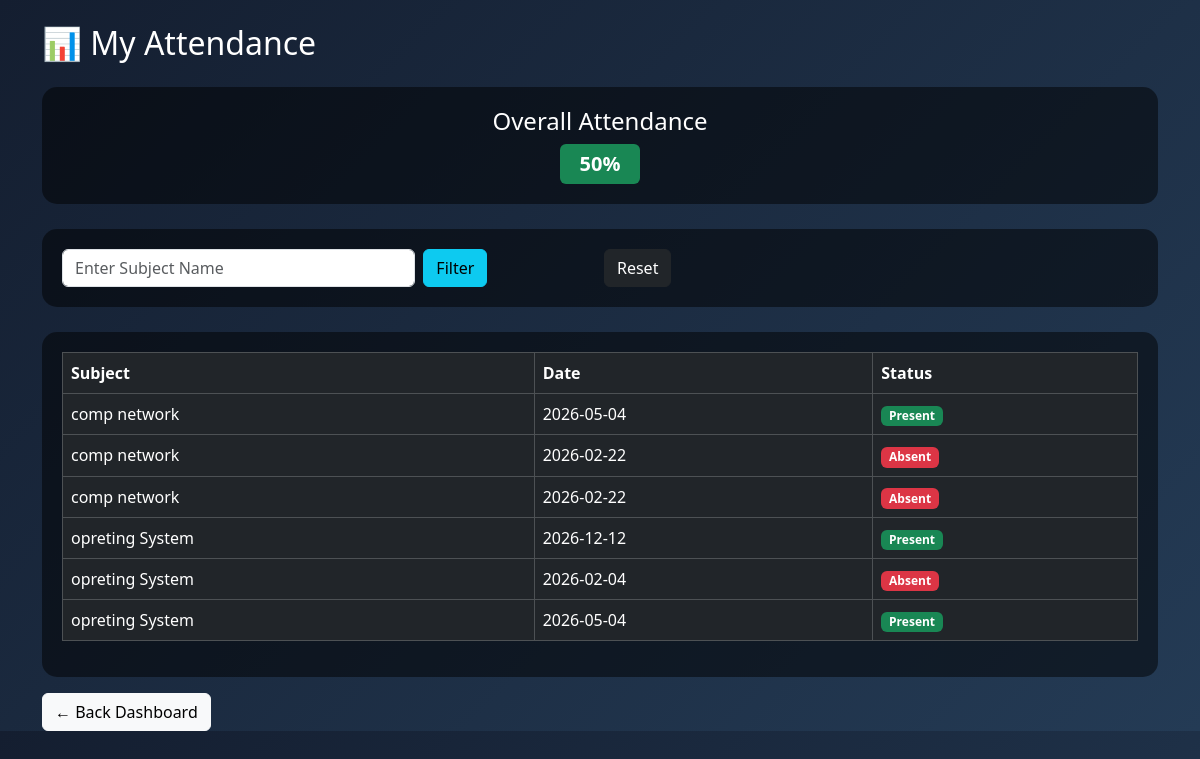
Page /student/attendance.php (signed in) on the committed database.
### tables this page shows
CREATE TABLE `attendance` (
  `id` int(11) NOT NULL,
  `student_name` varchar(100) DEFAULT NULL,
  `subject` varchar(100) DEFAULT NULL,
  `date` date DEFAULT NULL,
  `status` varchar(20) DEFAULT NULL
);

### student/attendance.php (the view, shortened to what this page needs)
<?php
include("../db.php");
$name=$_SESSION['student_name'];
$total=mysqli_fetch_assoc(mysqli_query($conn,
"SELECT COUNT(*) as t FROM attendance WHERE student_name='$name'"))['t'];
$present=mysqli_fetch_assoc(mysqli_query($conn,
"SELECT COUNT(*) as p FROM attendance WHERE student_name='$name' AND status='Present'"))['p'];
$percent=0;
if($total>0){ $percent=round(($present/$total)*100); }
$filter_subject="";
?>
<!DOCTYPE html>
<html>
<head>
<link href="https://cdn.jsdelivr.net/npm/bootstrap@5.3.2/dist/css/bootstrap.min.css" rel="stylesheet">
</head>
<body>
<div class="container">
<h2 class="mt-4">📊 My Attendance</h2>
<div class="box text-center">
<h4>Overall Attendance</h4>
<span class="badge bg-success badge-big">
<?php echo $percent; ?>%
</span>
</div>
<div class="box">
<form method="get" class="row g-2">
<div class="col-md-4">
<input type="text" name="subject" class="form-control"
placeholder="Enter Subject Name"
value="<?php echo $filter_subject; ?>">
</div>
<div class="col-md-2">
<button class="btn btn-info">Filter</button>
</div>
<div class="col-md-2">
<a href="attendance.php" class="btn btn-dark">Reset</a>
</div>
</form>
</div>
<div class="box">
<table class="table table-dark table-bordered">
<tr>
<th>Subject</th>
<th>Date</th>
<th>Status</th>
</tr>
<?php
if(!empty($filter_subject)){
$q=mysqli_query($conn,
"SELECT * FROM attendance
WHERE student_name='$name'
AND subject LIKE '%$filter_subject%'
ORDER BY id DESC");
}else{
$q=mysqli_query($conn,
"SELECT * FROM attendance
WHERE student_name='$name'
ORDER BY id DESC");
}
while($r=mysqli_fetch_assoc($q)){
?>
<tr>
<td><?php echo $r['subject']; ?></td>
<td><?php echo $r['date']; ?></td>
<td>
<?php
if($r['status']=="Present"){
echo "<span class='badge bg-success'>Present</span>";
}else{
echo "<span class='badge bg-danger'>Absent</span>";
}
?>
</td>
</tr>
<?php } ?>
</table>
</div>
<a href="dashboard.php" class="btn btn-light mt-3">← Back Dashboard</a>
</div>
</body>
</html>

### student/attendance.php (style rules this page uses)
body { background:linear-gradient(135deg,#141e30,#243b55); color:white; font-family:Segoe UI; }
.box { background:#00000080; padding:20px; border-radius:15px; margin-top:25px; }
.badge-big { font-size:20px; padding:10px 20px; }

### rows in the picture
attendance: subject "comp network", date "2026-05-04", status "Present"
attendance: subject "comp network", date "2026-02-22", status "Absent"
attendance: subject "comp network", date "2026-02-22", status "Absent"
attendance: subject "opreting System", date "2026-12-12", status "Present"
attendance: subject "opreting System", date "2026-02-04", status "Absent"
attendance: subject "opreting System", date "2026-05-04", status "Present"

### other values in the picture
$percent "50"
